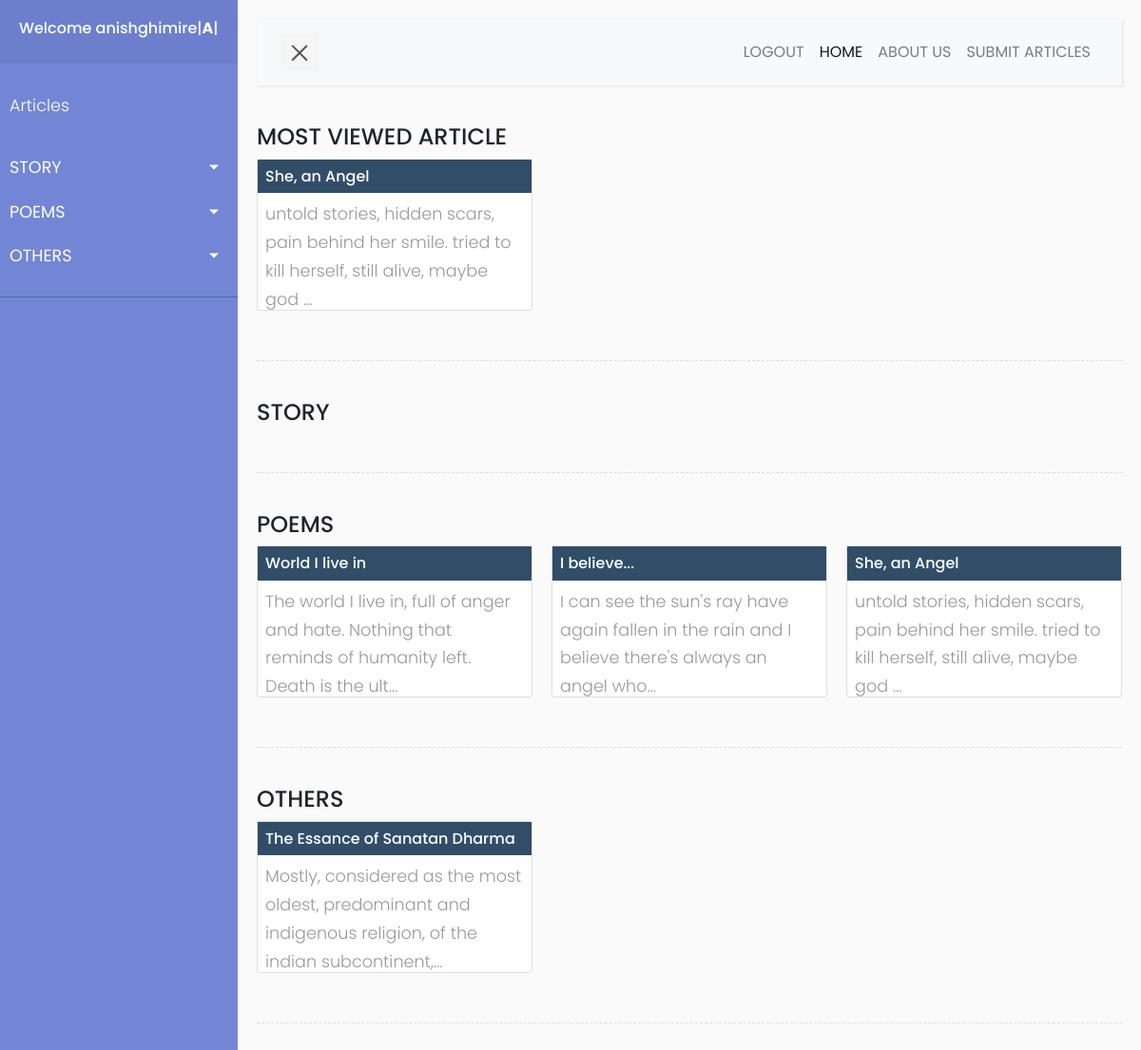
The page /index.php (signed in) on the database its author committed.
### tables this page shows
CREATE TABLE `article` (
  `article_id` int(11) NOT NULL,
  `title` varchar(50) DEFAULT NULL,
  `category` varchar(20) DEFAULT NULL,
  `content` varchar(10000) DEFAULT NULL,
  `posted_on` datetime NOT NULL DEFAULT CURRENT_TIMESTAMP,
  `last_updated` datetime NOT NULL DEFAULT CURRENT_TIMESTAMP ON UPDATE CURRENT_TIMESTAMP,
  `approved_by` varchar(20) DEFAULT NULL,
  `posted_by` varchar(20) DEFAULT NULL,
  `views` int(11) DEFAULT NULL,
  `approved` tinyint(1) DEFAULT NULL,
  `name` varchar(30) DEFAULT NULL,
  `login_type` varchar(20) DEFAULT NULL
);

### index.php (the view, shortened to what this page needs)
<?php
    include './sidebar/sidebar.php';
?>
            <h4> MOST VIEWED ARTICLE </h4>
            <div class="card-columns">
                <?php
                    $mostviewed = "SELECT * FROM article ORDER BY views DESC LIMIT 1";
                    $result = $conn->query($mostviewed);
                    $row = $result->fetch_assoc();
                    $article_id = $row['article_id'];
                    $category = $row['category'];
                    $substring = substr($row['content'],0,103);
                ?>
                <div class="card" style="height: 10em;">
                        <?php
                            echo "<a href='./$category.php?article_id=$article_id'>";
                        ?>
                        <h6 class="card-title m-0 p-2 title"><?php echo strip_tags($row['title']); ?></h6>
                            <div class="card-body p-2">
                                <p class="card-text"><?php echo strip_tags($substring) ."..."; ?></p>
                            </div>
                <?php
                   echo "</a>";
                ?>
                </div>
            </div>
            <div class="line"></div>
            <h4>STORY</h4>
            <div class="line"></div>
            <h4>POEMS</h4>
            <div class="card-columns">
            <?php
                $sql = "SELECT * FROM article WHERE CATEGORY='poem' AND approved=1 ORDER BY article_id DESC LIMIT 3";
                $result = $conn->query($sql);
                if($result->num_rows>0) {
                    while($row = $result->fetch_assoc()) {
                    $substring = substr($row['content'],0,103);
                    $article_id = $row['article_id'];
            ?>
            <div class="card" style="height: 10em;">
            <?php
                echo "<a href='./poem.php?article_id=$article_id'>";
            ?>
                <h6 class="card-title  m-0 p-2 title"><?php echo strip_tags($row['title']); ?></h6>
                <div class="card-body p-2">
                  <p class="card-text"><?php echo strip_tags($substring) ."..."; ?></p>
                </div>
            <?php
                echo "</a>"
            ?>
              </div>
            <?php
                    }
                }
            ?>
            </div>
            <div class="line"></div>
            <h4>OTHERS</h4>
            <div class="card-columns">
            <?php
                $sql = "SELECT * FROM article WHERE CATEGORY='others' AND approved=1 ORDER BY article_id DESC LIMIT 3";
                $result = $conn->query($sql);
                if($result->num_rows>0) {
                    while($row = $result->fetch_assoc()) {
                    $substring = substr($row['content'],0,103);
                    $article_id = $row['article_id'];
            ?>
              <div class="card" style="height: 10em;">
            <?php
                echo "<a href='./others.php?article_id=$article_id'>";
            ?>
                <h6 class="card-title m-0 p-2 title"><?php echo strip_tags($row['title']); ?></h6>
                <div class="card-body p-2">
                  <p class="card-text"><?php echo strip_tags($substring) ."..."; ?></p>
                </div>
            <?php
                echo "</a>"
            ?>
              </div>
            <?php
                    }
                }
            ?>
            </div>
            <div class="line"></div>
        </div>
    </div>
</body>
</html>

### style/sidebar.css (style rules this page uses)
body { font-family: 'Poppins', sans-serif; background: #fafafa; }
p { font-family: 'Poppins', sans-serif; font-size: 1.1em; font-weight: 300; line-height: 1.7em; color: #999; }
a, a:hover, a:focus { color: inherit; text-decoration: none; transition: all 0.3s; }
.line { width: 100%; height: 1px; border-bottom: 1px dashed #ddd; margin: 40px 0; }

### style/style.css (style rules this page uses)
.title { background-color: #314D68; color: #fff; }

### rows shown on the page
article: title "She, an Angel", content "untold stories, hidden scars, pain behind her smile. tried to kill herself, still alive, maybe god"
article: title "World I live in", content "The world I live in, full of anger and hate. Nothing that reminds of humanity left. Death is the ult"
article: title "I believe...", content "I can see the sun's ray have again fallen in the rain and I believe there's always an angel who"
article: title "The Essance of Sanatan Dharma", content "Mostly, considered as the most oldest, predominant and indigenous religion, of the indian subcontinent,"

### other values the page prints
strip_tags($username) "anishghimire"
